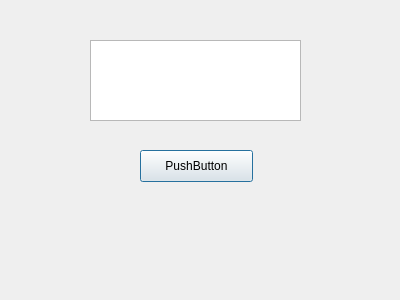
<?xml version="1.0" encoding="UTF-8"?>
<ui version="4.0">
 <class>MyDialog</class>
 <widget class="QDialog" name="MyDialog">
  <property name="geometry">
   <rect>
    <x>0</x>
    <y>0</y>
    <width>400</width>
    <height>300</height>
   </rect>
  </property>
  <property name="windowTitle">
   <string>Dialog</string>
  </property>
  <widget class="QTextEdit" name="textEdit">
   <property name="geometry">
    <rect>
     <x>90</x>
     <y>40</y>
     <width>211</width>
     <height>81</height>
    </rect>
   </property>
  </widget>
  <widget class="QPushButton" name="pushButton">
   <property name="geometry">
    <rect>
     <x>140</x>
     <y>150</y>
     <width>113</width>
     <height>32</height>
    </rect>
   </property>
   <property name="text">
    <string>PushButton</string>
   </property>
  </widget>
 </widget>
 <resources/>
 <connections/>
</ui>
